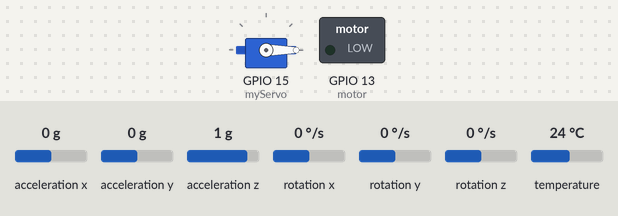
Simulated run of this sketch. Board: ESP32. Shown: servo, switched loads named in the sketch (green lamp = pin HIGH). Inputs (shaded band) come from the test bench; at power-on: acceleration x 0 g, acceleration y 0 g, acceleration z 1 g, rotation x 0 °/s, rotation y 0 °/s, rotation z 0 °/s, temperature 24 °C. WiFi joins after 1.5 s; servers stay silent unless stated; the Firebase database answers and starts empty; what the sketch prints to the serial monitor is not drawn.

Above: at 2.7 s.
2.8 s: acceleration x set to -0.4 g
4.3 s: acceleration x set to -0.7 g
At 5.8 s:
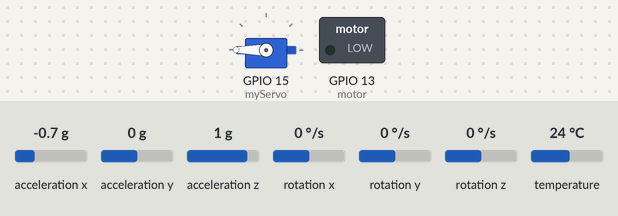
6.1 s: acceleration x set to 0 g
At 8.9 s:
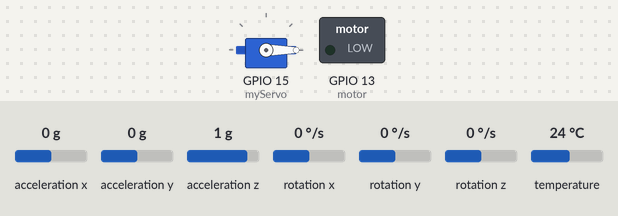
9.1 s: acceleration x set to -1.4 g
At 10.6 s:
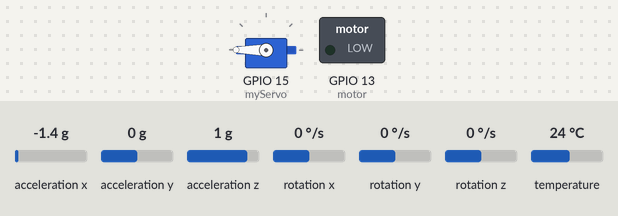
Timing chart, 0 to 11.7 s (numbered marks = the images above; inputs shaded):
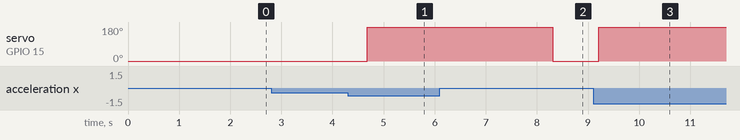

The sketch:

edited_final_prg.ino
```cpp
#include <Arduino.h>
#if defined(ESP32)
  #include <WiFi.h>
  #include <WebServer.h>
#elif defined(ESP8266)
  #include <ESP8266WiFi.h>
#endif
#include <Firebase_ESP_Client.h>

// Provide the token generation process info.
#include "addons/TokenHelper.h"
// Provide the RTDB payload printing info and other helper functions.
#include "addons/RTDBHelper.h"


#include <Wire.h>
#include <Adafruit_MPU6050.h>
#include <Adafruit_Sensor.h>
#include <ESP32Servo.h>

Adafruit_MPU6050 mpu;
Servo myServo;         // Create Servo object for ESP32

// Insert your network credentials
/*#define WIFI_SSID "Hello Moto"
#define WIFI_PASSWORD "THA81838"
*/

#define WIFI_SSID "HELIOS"
#define WIFI_PASSWORD "RAVINA**77"

// Insert Firebase project API Key
#define API_KEY "AIzaSyA9l-tZNm2kMVIXrroVUw4GoasQfLEHvhg"

// Insert RTDB URL
#define DATABASE_URL "https://anbsfgjf-default-rtdb.firebaseio.com/"

// Define Firebase Data object
FirebaseData fbdo;

FirebaseAuth auth;
FirebaseConfig config;

unsigned long sendDataPrevMillis = 0;
int count = 0;
bool signupOK = false;

const int motor = 13;
//int servo_led = 15;

const float accelThreshold = 11;
const float gyroThreshold = 10;

float ear = 0.0;

// Servo Control Variables
unsigned long servoMoveTime = 0;  // Timestamp for servo movement
bool servoActive = false;         // Flag to track servo state

void setup() {
  Serial.begin(115200);
  WiFi.begin(WIFI_SSID, WIFI_PASSWORD);
  Serial.print("Connecting to Wi-Fi");
  while (WiFi.status() != WL_CONNECTED) {
    Serial.print(".");
    delay(300);
  }
  Serial.println();
  Serial.print("Connected with IP: ");
  Serial.println(WiFi.localIP());
  Serial.println();

  /* Assign the api key (required) */
  config.api_key = API_KEY;

  /* Assign the RTDB URL (required) */
  config.database_url = DATABASE_URL;

  /* Sign up */
  if (Firebase.signUp(&config, &auth, "", "")) {
    Serial.println("ok");
    signupOK = true;
  } else {
    Serial.printf("%s\n", config.signer.signupError.message.c_str());
  }

  /* Assign the callback function for the long running token generation task */
  config.token_status_callback = tokenStatusCallback; // see addons/TokenHelper.h

  Firebase.begin(&config, &auth);
  Firebase.reconnectWiFi(true);

  pinMode(motor, OUTPUT);

  // Initialize MPU6050
  if (!mpu.begin()) {
      Serial.println("MPU6050 connection failed! Check wiring.");
      while (1);
  }

  // Configure Accelerometer & Gyroscope
  mpu.setAccelerometerRange(MPU6050_RANGE_2_G);
  mpu.setGyroRange(MPU6050_RANGE_250_DEG);
  mpu.setFilterBandwidth(MPU6050_BAND_21_HZ);
  myServo.setPeriodHertz(50);  // Set PWM frequency for servo (50Hz)
  myServo.attach(15);  // Connect servo signal wire to GPIO 13 (Adjust if needed)
  myServo.write(0);     // Start servo at 0 degrees
  //pinMode(servo_led, OUTPUT);
}

void loop() {
  if (Firebase.ready() && signupOK && (millis() - sendDataPrevMillis > 100 || sendDataPrevMillis == 0)) {
    sendDataPrevMillis = millis();

    sensors_event_t accel, gyro, temp;
    mpu.getEvent(&accel, &gyro, &temp);  // Get MPU6050 sensor data

    float accelMagnitude = sqrt(sq(accel.acceleration.x) + sq(accel.acceleration.y) + sq(accel.acceleration.z));
    float gyroMagnitude = sqrt(sq(gyro.gyro.x) + sq(gyro.gyro.y) + sq(gyro.gyro.z)) * 57.2958; // Convert to degrees/sec

    Serial.print("Accel: "); Serial.print(accelMagnitude); Serial.print(" g, ");
    Serial.print("Gyro: "); Serial.print(gyroMagnitude); Serial.println(" deg/sec");


    if (accelMagnitude > accelThreshold || gyroMagnitude > gyroThreshold) {
        Serial.println("⚠ Sudden Movement Detected! Activating Servo...");
        myServo.write(180);  // Move Servo to 90 degrees
        servoMoveTime = millis();  // Record the time
        servoActive = true;        // Set servo state to active
    }

    // Non-blocking servo reset after 1 second
    if (servoActive && (millis() - servoMoveTime >= 2000)) {
        myServo.write(0);   // Reset Servo position
        servoActive = false; // Set servo state to inactive
    }

    if (Firebase.RTDB.setFloat(&fbdo, "sensor-values/acc", accelMagnitude) &&
        Firebase.RTDB.setFloat(&fbdo, "sensor-values/gyro", gyroMagnitude) &&
        Firebase.RTDB.getFloat(&fbdo, "rpi_sensors/ear", &ear)) {
        Serial.println("Data uploaded successfully");
    } else {
      Serial.println("Failed to upload data");
      Serial.println("REASON: " + fbdo.errorReason());
    }

    if(ear <= 0.2 && ear !=0.0){
      digitalWrite(motor, HIGH);
    }
    else{
      digitalWrite(motor, LOW);
    }
  }
}
```

Measured:
- the behaviour switches between -0.5 and -0.6 g on acceleration x (found by bisection; images 0 and 1)
- after the input at 2.8 s, every drawn part: stays the same
- after the input at 4.3 s, servo on GPIO 15 (myServo): 0° → 180° after 0.38 s
- after the input at 6.1 s, servo on GPIO 15 (myServo): 180° → 0° after 2.2 s
- after the input at 9.1 s, servo on GPIO 15 (myServo): 0° → 180° after 0.11 s
